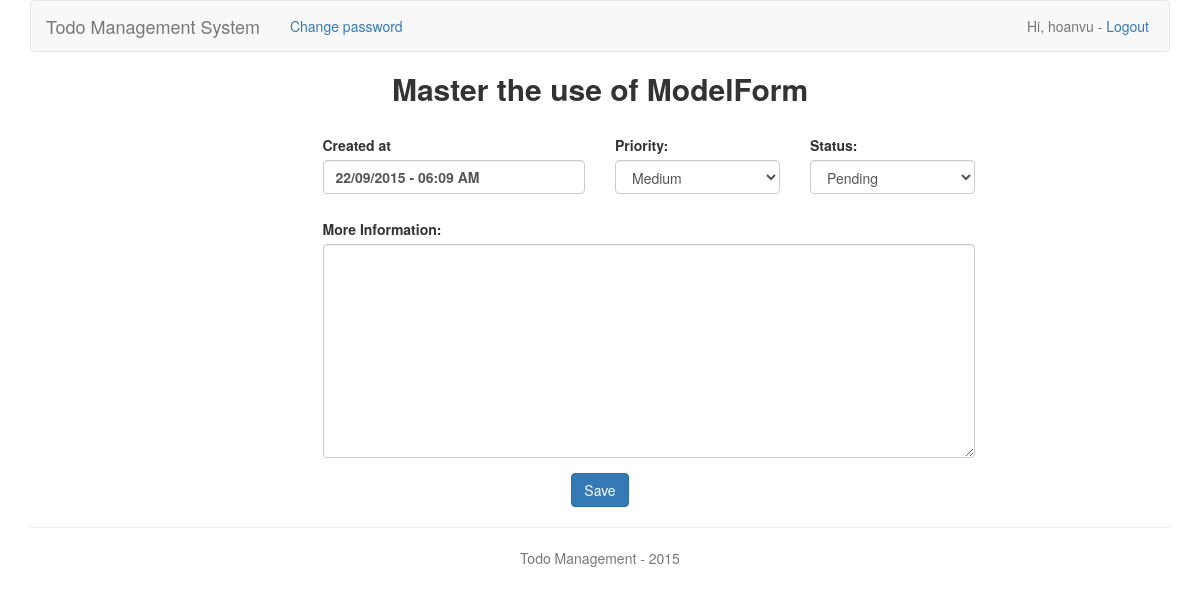
Screenshot of /todo/details/2/ (signed in) with the database file from the repository.
### todo/models.py (models this page shows, shortened)
class Todo(models.Model):
    owner = models.ForeignKey(User)
    content = models.CharField(max_length=150, blank=False)
    created_date = models.DateTimeField('Created date', auto_now_add=True)
    moreinfo = models.CharField(max_length=400, blank=True)
    STATUS = (
        (0, 'In Progress'),
        (1, 'Pending'),
        (2, 'Done'),
        (3, 'Cancelled'),
    )
    status = models.IntegerField(choices=STATUS, default=0)
    PRIORITY = (
        (0, 'Low'),
        (1, 'Medium'),
        (2, 'High'),
    )
    priority = models.IntegerField(choices=PRIORITY, default=0)

### todo/views.py (the view)
# urls.py: url(r'^details/(\d+)/$', views.todo_details, name='todo_details'),
@login_required
def todo_details(request, todo_id):
    todo = Todo.objects.get(id=todo_id)
    priority_list = Todo._meta.get_field('priority').choices
    status_list = Todo._meta.get_field('status').choices
    detail_form = DetailForm(instance=todo)
    return render(request, 'todo/details.html', {
        'todo': todo,
        'priority_list': priority_list,
        'status_list': status_list,
        'detail_form': detail_form,
    })

### todo/forms.py
class DetailForm(ModelForm):
    class Meta:
        model = Todo
        fields = ['priority', 'status', 'moreinfo']
        widgets = {
            'moreinfo': forms.Textarea(attrs={'rows': 10}),
        }
        labels = {
            'moreinfo': 'More Information:',
        }

### todo/templates/todo/details.html (shortened to what this page needs)
{% extends 'todo/_base.html' %}
{% load widget_tweaks %}
{% block body %}
<h2 class="text-center"> <strong>{{ todo.content }}</strong></h2>
<br>
<form action="{% url 'todo:edit_todo' todo.id %}" method="post">
	<div class="form-group">
		<div class="row">
			<div class="col-md-3"></div>
			<div class="col-md-3">
				<label>Created at</label>
				<label class="form-control">
					{{ todo.created_date | date:'d/m/Y' }} -
					{{ todo.created_date | date:'h:i A' }}
				</label>
			</div>
			<div class="col-md-2">
				{{ detail_form.priority.label_tag }}
				{{ detail_form.priority | attr:"class:form-control" }}
			</div>
			<div class="col-md-2">
				{{ detail_form.status.label_tag }}
				{{ detail_form.status | attr:"class:form-control" }}
			</div>
			<div class="col-md-2"></div>
		</div>
		<br>
		<div class="row">
			<div class="col-md-3"></div>
			<div class="col-md-7">
				{{ detail_form.moreinfo.label_tag }}
				{{ detail_form.moreinfo | attr:"class:form-control" }}
			</div>
			<div class="col-md-2"></div>
		</div>
	</div>
	<div class="text-center">
		<input type="submit" value="Save" class="btn btn-primary">
	</div>
</form>
{% endblock %}

### todo/templates/todo/_base.html (shortened to what this page needs)
<!DOCTYPE html>
{% load staticfiles %}
<link rel="stylesheet" href="{% static 'todo/css/bootstrap.min.css' %}">
<link rel="stylesheet" href="{% static 'todo/css/style.css' %}">
<div class="container">
	<nav class="navbar navbar-default">
		<div class="container-fluid">
			<a class="navbar-brand" href="{% url 'todo:index' %}">Todo Management System</a>
			{% if user.is_authenticated %}
				<p class="navbar-text navbar-left">
					<a href="{% url 'accounts:change_password' %}">Change password</a>
				</p>
				<p class="navbar-text navbar-right logout"> Hi, {{ user.username }} -
					<a href="{% url 'accounts:user_logout' %}">
						Logout
					</a>
				</p>
			{% else %}
				<p class="navbar-text navbar-right register">
					<a href="{% url 'accounts:user_register' %}"> Register an account </a>
				</p>
			{% endif %}
		</div>
	</nav>
	{% block body %}
	{% endblock %}
	<hr>
	<footer>
		<p class="text-muted text-center credit"> Todo Management - 2015 </p>
	</footer>
</div>

### todo/static/todo/css/style.css (style rules this page uses)
.logout, .register { padding-right: 20px; }

### rows the page displays
Todo: content "Master the use of ModelForm", created_date "22/09/2015", created_date "06:09 AM", priority "Medium", status "Pending"

### other values shown
{{ user.username }} "hoanvu"
{{ detail_form.priority.label_tag }} "Priority:"
{{ detail_form.status.label_tag }} "Status:"
{{ detail_form.moreinfo.label_tag }} "More Information:"
